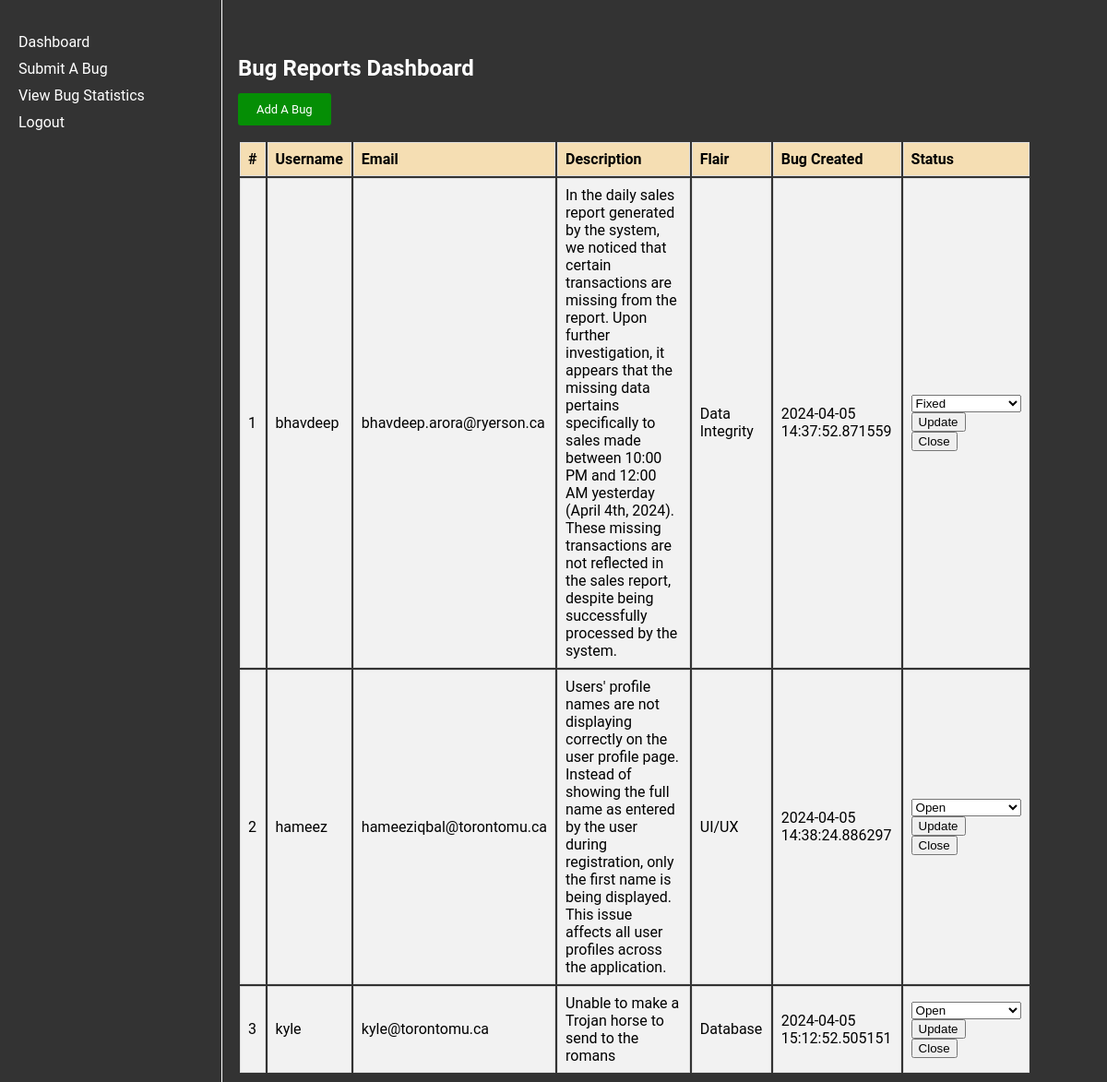
Page /dashboard on the earlier database version.
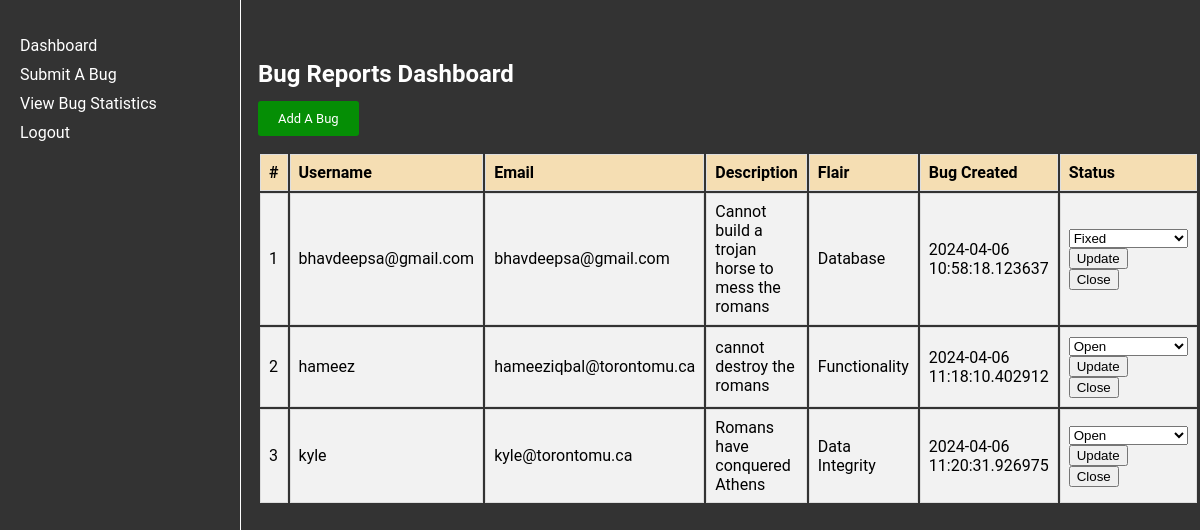
Same page on the later database version.
### app.py (models this page shows)
class Bug(db.Model, UserMixin):
    id = db.Column(db.Integer, primary_key=True)
    username = db.Column(db.String(20), nullable=False)
    email = db.Column(db.String(50), nullable=False)
    bug_description = db.Column(db.String(800), nullable=False)
    bug_flair = db.Column(db.String(20), nullable=True)
    bug_status = db.Column(db.String(20), nullable=True)
    timestamp = db.Column(db.DateTime, nullable=False, default=datetime.now)

### app.py (the view)
@app.route('/dashboard', methods=['GET', 'POST'])
def dashboard():
    bug_reports = Bug.query.all()
    return render_template('dashboard.html', bug_reports=bug_reports)

### templates/dashboard.html (shortened to what this page needs)
<!DOCTYPE html>
<html lang="en">
<head>
    <link rel="stylesheet" href="../static/dashboard.css">
</head>
<body>
    <div class="navbar">
        <ul>
            <li><a href="{{ url_for('dashboard') }}">Dashboard</a></li>
            <li><a href="{{ url_for('submit_bug') }}">Submit A Bug</a></li>
            <li><a href="{{ url_for('bug_graphs') }}">View Bug Statistics</a></li>
            <li><a href="{{ url_for('logout') }}">Logout</a></li>
        </ul>
    </div>
    <div class="table">
        <h2>Bug Reports Dashboard</h2>
        <a href="{{ url_for('submit_bug') }}" class="add-a-bug">Add A Bug</a>
        <table class="bug-report-table">
            <tr>
                <th>#</th>
                <th>Username</th>
                <th>Email</th>
                <th>Description</th>
                <th>Flair</th>
                <th>Bug Created</th>
                <th>Status</th>
            </tr>
            {% for bug in bug_reports %}
            <tr>
                <td>{{ bug.id }}</td>
                <td>{{ bug.username }}</td>
                <td>{{ bug.email }}</td>
                <td>{{ bug.bug_description }}</td>
                <td>{{ bug.bug_flair }}</td>
                <td>{{ bug.timestamp }}</td>
                <td>
                    <form method="POST" action="{{ url_for('update_bug_status', bug_id=bug.id) }}">
                        <select name="bug_status">
                            <option value="Open" {% if bug.bug_status == 'Open' %} selected {% endif %}>Open</option>
                            <option value="Fixed" {% if bug.bug_status == 'Fixed' %} selected {% endif %}>Fixed</option>
                        </select>
                        <input type="submit" value="Update">
                    </form>
                    <form method="POST" action="{{ url_for('close_bug', bug_id=bug.id) }}">
                        <input type="submit" value="Close">
                    </form>
                </td>
            </tr>
            {% endfor %}
        </table>
    </div>
</body>
</html>

### static/dashboard.css (style rules this page uses)
body { font-family: "Roboto", sans-serif; background-color: #333; }
h2 { color: white; }
.navbar { width: 200px; height: 100%; position: fixed; top: 0; left: 0; background-color: #333; padding: 20px; color: white; border-right: 1px solid white; }
.navbar ul { list-style-type: none; padding: 0; }
.navbar li { margin-bottom: 10px; }
.navbar li a { color: white; text-decoration: none; }
.table { margin-left: 250px; width: calc(98% - 300px); margin-top: 60px; border-collapse: collapse; }
.table th, .table td { border: 1px solid #ddd; padding: 8px; }
.table th { background-color: wheat; text-align: left; }
.table tr:nth-child(even) { background-color: #f2f2f2; }
.table tr { background-color: #f2f2f2; }
.add-a-bug { background-color: rgb(5, 142, 5); color: #fff; border: none; border-radius: 3px; padding: 10px 20px; cursor: pointer; text-decoration: none; font-size: small; }
.bug-report-table { margin-top: 25px; }

Differences in the rows shown:
changed Bug "Fixed": username "bhavdeep" → "bhavdeepsa@gmail.com"; email "bhavdeep.arora@ryerson.ca" → "bhavdeepsa@gmail.com"; bug_description "In the daily sales report generated by the system, we noticed that certain transactions are missing from the report. Upon further investigation, it appears that the missing data pertains specifically to sales made between 10:00 PM and 12:00 AM yesterday (April 4th, 2024). These missing transactions are not reflected in the sales report, despite being successfully processed by the system." → "Cannot build a trojan horse to mess the romans"; bug_flair "Data Integrity" → "Database"; timestamp "2024-04-05 14:37:52.871559" → "2024-04-06 10:58:18.123637"
changed Bug "hameez": bug_description "Users' profile names are not displaying correctly on the user profile page. Instead of showing the full name as entered by the user during registration, only the first name is being displayed. This issue affects all user profiles across the application." → "cannot destroy the romans"; bug_flair "UI/UX" → "Functionality"; timestamp "2024-04-05 14:38:24.886297" → "2024-04-06 11:18:10.402912"
changed Bug "kyle": bug_description "Unable to make a Trojan horse to send to the romans" → "Romans have conquered Athens"; bug_flair "Database" → "Data Integrity"; timestamp "2024-04-05 15:12:52.505151" → "2024-04-06 11:20:31.926975"
